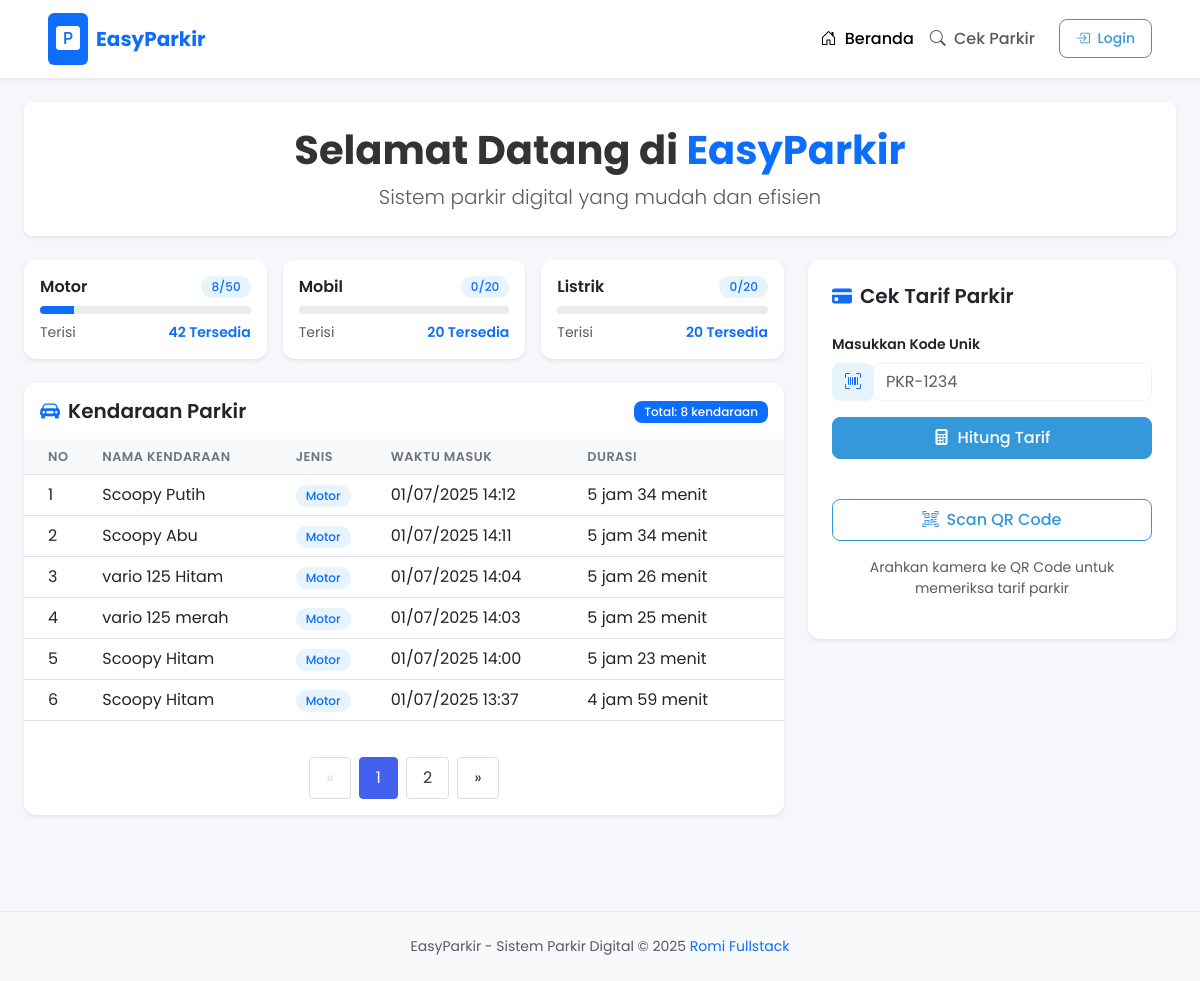
The page / on the database its author committed.
### tables this page shows
CREATE TABLE `jenisKendaraan` (
  `id_jenisKendaraan` int(11) NOT NULL,
  `jenis_kendaraan` varchar(20) DEFAULT NULL,
  `harga` varchar(10) DEFAULT NULL,
  `kapasitas_slot` int(11) DEFAULT '0'
);

CREATE TABLE `kendaraan_masuk` (
  `id` int(11) NOT NULL,
  `kode_unik` varchar(20) NOT NULL,
  `nama_kendaraan` varchar(50) DEFAULT NULL,
  `id_jenisKendaraan` int(11) DEFAULT NULL,
  `waktu_masuk` timestamp NOT NULL DEFAULT CURRENT_TIMESTAMP,
  `id_user` int(11) NOT NULL
);

### index.php (the view, shortened to what this page needs)
<?php
include "config/config.php";
$per_page = 6;
$page = isset($_GET['page']) ? (int)$_GET['page'] : 1;
$start = ($page > 1) ? ($page * $per_page) - $per_page : 0;
$total_query = mysqli_query($koneksi, "SELECT COUNT(*) as total FROM kendaraan_masuk");
$total = mysqli_fetch_assoc($total_query)['total'];
$pages = ceil($total / $per_page);
?>
<!doctype html>
<html lang="en">
<head>
    <?php require_once('template/css.php'); ?>
</head>
<body>
<?php require_once('template/nav.php'); ?>
<div class="container-fluid px-3 px-md-4 py-4">
    <div class="hero-section text-center mb-4 p-4 bg-white rounded-3 shadow-sm">
        <h1 class="display-6 fw-bold mb-2">Selamat Datang di <span class="text-primary">EasyParkir</span></h1>
        <p class="lead text-muted mb-0">Sistem parkir digital yang mudah dan efisien</p>
    </div>
    <div class="row g-4">
        <div class="col-lg-8">
            <div class="row g-3 mb-4">
                <?php
                $qJenis = mysqli_query($koneksi, "SELECT * FROM jenisKendaraan");
                while ($j = mysqli_fetch_assoc($qJenis)) {
                    $id = $j['id_jenisKendaraan'];
                    $kapasitas = $j['kapasitas_slot'];
                    $terparkir = mysqli_fetch_assoc(mysqli_query($koneksi, "SELECT COUNT(*) as total FROM kendaraan_masuk WHERE id_jenisKendaraan = '$id'"))['total'];
                    $sisa = max(0, $kapasitas - $terparkir);
                    $persentase = ($terparkir / $kapasitas) * 100;
                    echo '<div class="col-md-6 col-xl-4">
                        <div class="card stat-card h-100 border-0 shadow-sm">
                            <div class="card-body p-3">
                                <div class="d-flex justify-content-between align-items-center mb-2">
                                    <h6 class="card-title mb-0 fw-semibold">'.$j['jenis_kendaraan'].'</h6>
                                    <span class="badge bg-primary-light text-primary rounded-pill">'.$terparkir.'/'.$kapasitas.'</span>
                                </div>
                                <div class="progress mb-2" style="height: 8px;">
                                    <div class="progress-bar bg-primary" role="progressbar" style="width: '.$persentase.'%" aria-valuenow="'.$persentase.'" aria-valuemin="0" aria-valuemax="100"></div>
                                </div>
                                <div class="d-flex justify-content-between small">
                                    <span class="text-muted">Terisi</span>
                                    <span class="text-primary fw-semibold">'.$sisa.' Tersedia</span>
                                </div>
                            </div>
                        </div>
                    </div>';
                }
                ?>
            </div>
            <div class="card border-0 shadow-sm mb-4">
                <div class="card-header bg-white border-0 py-3">
                    <div class="d-flex justify-content-between align-items-center">
                        <h5 class="mb-0 fw-semibold"><i class="bi bi-car-front-fill text-primary me-2"></i>Kendaraan Parkir</h5>
                        <div>
                            <span class="badge bg-primary text-white">Total: <?= $total ?> kendaraan</span>
                        </div>
                    </div>
                </div>
                <div class="card-body p-0">
                    <div class="table-responsive">
                        <table class="table table-hover mb-0">
                            <thead class="table-light">
                                <tr>
                                    <th class="ps-4">No</th>
                                    <th>Nama Kendaraan</th>
                                    <th>Jenis</th>
                                    <th>Waktu Masuk</th>
                                    <th class="pe-4">Durasi</th>
                                </tr>
                            </thead>
                            <tbody>
                            <?php
                            $dataParkir = mysqli_query($koneksi, "
                                SELECT km.*, jk.jenis_kendaraan
                                FROM kendaraan_masuk km
                                JOIN jenisKendaraan jk ON km.id_jenisKendaraan = jk.id_jenisKendaraan
                                ORDER BY km.waktu_masuk DESC
                                LIMIT $start, $per_page
                            ");
                            $no = $start + 1;
                            while ($k = mysqli_fetch_assoc($dataParkir)) {
                                $waktu_masuk = new DateTime($k['waktu_masuk']);
                                $sekarang = new DateTime();
                                $durasi = $waktu_masuk->diff($sekarang);
                                echo "<tr>
                                        <td class='ps-4'>$no</td>
                                        <td>{$k['nama_kendaraan']}</td>
                                        <td><span class='badge bg-primary-light text-primary rounded-pill'>{$k['jenis_kendaraan']}</span></td>
                                        <td>" . $waktu_masuk->format('d/m/Y H:i') . "</td>
                                        <td class='pe-4'>";
                                if ($durasi->h > 0) echo $durasi->h . ' jam ';
                                echo $durasi->i . ' menit';
                                echo "</td>
                                      </tr>";
                                $no++;
                            }
                            ?>
                            </tbody>
                        </table>
                    </div>
                    <div class="pagination p-3">
                        <?php if ($page > 1): ?>
                            <a href="?page=<?= $page - 1 ?>">&laquo;</a>
                        <?php else: ?>
                            <span class="disabled">&laquo;</span>
                        <?php endif; ?>
                        <?php
                        $start_page = max(1, $page - 2);
                        $end_page = min($pages, $page + 2);
                        for ($i = $start_page; $i <= $end_page; $i++): ?>
                            <a href="?page=<?= $i ?>" <?= ($i == $page) ? 'class="active"' : '' ?>><?= $i ?></a>
                        <?php endfor;
                        ?>
                        <?php if ($page < $pages): ?>
                            <a href="?page=<?= $page + 1 ?>">&raquo;</a>
                        <?php else: ?>
                            <span class="disabled">&raquo;</span>
                        <?php endif; ?>
                    </div>
                </div>
            </div>
        </div>
        <div class="col-lg-4">
            <div class="card border-0 shadow-sm sticky-top" style="top: 20px;">
                <div class="card-body p-4">
                    <h5 class="card-title fw-semibold mb-4"><i class="bi bi-credit-card-fill text-primary me-2"></i>Cek Tarif Parkir</h5>
                    <form id="cekTarifForm" class="mb-4">
                        <div class="mb-3">
                            <label for="kode_unik" class="form-label small fw-semibold">Masukkan Kode Unik</label>
                            <div class="input-group">
                                <span class="input-group-text bg-primary-light border-primary-light"><i class="bi bi-upc-scan text-primary"></i></span>
                                <input type="text" name="kode_unik" id="kode_unik" class="form-control border-primary-light" placeholder="PKR-1234" required>
                            </div>
                        </div>
                        <button type="submit" class="btn btn-primary w-100 mb-3">
                            <i class="bi bi-calculator-fill me-2"></i>Hitung Tarif
                        </button>
                    </form>
                    <div class="text-center">
                        <button class="btn btn-outline-primary w-100 mb-3" onclick="startScanner()">
                            <i class="bi bi-qr-code-scan me-2"></i>Scan QR Code
                        </button>
                        <p class="small text-muted">Arahkan kamera ke QR Code untuk memeriksa tarif parkir</p>
                    </div>
                </div>
            </div>
        </div>
    </div>
</div>
<?php require_once('template/footer.php'); ?>
</body>
</html>

### template/css.php (style rules this page uses)
:root { --primary-color: #3498db; --primary-light: #e8f4fd; --secondary-color: #2c3e50; --success-color: #2ecc71; --success-light: #e8f8f0; --info-color: #1abc9c; --warning-color: #f39c12; --danger-color: #e74c3c; --danger-light: #fde8e8; --light-color: #f8f9fa; --dark-color: #343a40; }
body { font-family: 'Poppins', sans-serif; background-color: #f5f7fa; color: #333; }
.hero-section { background-color: white; border-radius: 12px; padding: 2rem; box-shadow: 0 4px 12px rgba(0, 0, 0, 0.05); }
.card { border-radius: 12px; border: none; box-shadow: 0 4px 12px rgba(0, 0, 0, 0.05); transition: transform 0.3s ease, box-shadow 0.3s ease; overflow: hidden; }
.stat-card { border-left: 4px solid var(--primary-color); }
.badge { font-weight: 500; padding: 5px 10px; border-radius: 8px; }
.bg-primary-light { background-color: var(--primary-light); }
.btn { border-radius: 8px; font-weight: 500; padding: 8px 16px; transition: all 0.3s ease; }
.btn-primary { background-color: var(--primary-color); border-color: var(--primary-color); }
.btn-outline-primary { color: var(--primary-color); border-color: var(--primary-color); }
.form-control, .input-group-text { border-radius: 8px !important; }
.border-primary-light { border-color: var(--primary-light) !important; }
.table th { font-weight: 600; font-size: 0.8rem; text-transform: uppercase; letter-spacing: 0.5px; color: #6c757d; }

### index.php (style rules this page uses)
.pagination { display: flex; justify-content: center; margin-top: 20px; }
.pagination a, .pagination span { color: #333; padding: 8px 16px; text-decoration: none; border: 1px solid #ddd; margin: 0 4px; border-radius: 4px; transition: all 0.3s ease; }
.pagination .active { background-color: #4361ee; color: white; border-color: #4361ee; }
.pagination .disabled { color: #ddd; pointer-events: none; }

### rows shown on the page
jeniskendaraan: jenis_kendaraan "Motor", terparkir "8", kapasitas_slot "50", $persentase 16 (drawn), sisa "42"
jeniskendaraan: jenis_kendaraan "Mobil", terparkir "0", kapasitas_slot "20"
jeniskendaraan: jenis_kendaraan "Listrik", terparkir "0", kapasitas_slot "20"
kendaraan_masuk: nama_kendaraan "Scoopy Putih", id_jenisKendaraan.jenis_kendaraan "Motor", waktu_masuk "01/07/2025 14:12", waktu_masuk "5", waktu_masuk "34"
kendaraan_masuk: nama_kendaraan "Scoopy Abu", id_jenisKendaraan.jenis_kendaraan "Motor", waktu_masuk "01/07/2025 14:11", waktu_masuk "5", waktu_masuk "34"
kendaraan_masuk: nama_kendaraan "vario 125 Hitam", id_jenisKendaraan.jenis_kendaraan "Motor", waktu_masuk "01/07/2025 14:04", waktu_masuk "5", waktu_masuk "26"
kendaraan_masuk: nama_kendaraan "vario 125 merah", id_jenisKendaraan.jenis_kendaraan "Motor", waktu_masuk "01/07/2025 14:03", waktu_masuk "5", waktu_masuk "25"
kendaraan_masuk: nama_kendaraan "Scoopy Hitam", id_jenisKendaraan.jenis_kendaraan "Motor", waktu_masuk "01/07/2025 14:00", waktu_masuk "5", waktu_masuk "23"
kendaraan_masuk: nama_kendaraan "Scoopy Hitam", id_jenisKendaraan.jenis_kendaraan "Motor", waktu_masuk "01/07/2025 13:37", waktu_masuk "4", waktu_masuk "59"

### other values the page prints
$total "8"
